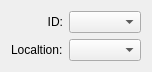
<?xml version="1.0" encoding="UTF-8"?>
<ui version="4.0">
 <class>TimeSeriesPropertiesWidgetForm</class>
 <widget class="QWidget" name="TimeSeriesPropertiesWidgetForm">
  <property name="geometry">
   <rect>
    <x>0</x>
    <y>0</y>
    <width>145</width>
    <height>68</height>
   </rect>
  </property>
  <property name="windowTitle">
   <string>Form</string>
  </property>
  <layout class="QGridLayout" name="gridLayout_2">
   <property name="sizeConstraint">
    <enum>QLayout::SetDefaultConstraint</enum>
   </property>
   <item row="0" column="0">
    <layout class="QGridLayout" name="gridLayout">
     <item row="0" column="0">
      <layout class="QVBoxLayout" name="verticalLayout">
       <item>
        <widget class="QLabel" name="m_idLabel">
         <property name="text">
          <string>ID:</string>
         </property>
         <property name="alignment">
          <set>Qt::AlignRight|Qt::AlignTrailing|Qt::AlignVCenter</set>
         </property>
        </widget>
       </item>
       <item>
        <widget class="QLabel" name="m_locationLabel">
         <property name="text">
          <string>Localtion:</string>
         </property>
        </widget>
       </item>
      </layout>
     </item>
     <item row="0" column="1">
      <layout class="QVBoxLayout" name="verticalLayout_2">
       <item>
        <widget class="QComboBox" name="m_idComboBox">
         <property name="sizePolicy">
          <sizepolicy hsizetype="Expanding" vsizetype="Fixed">
           <horstretch>0</horstretch>
           <verstretch>0</verstretch>
          </sizepolicy>
         </property>
        </widget>
       </item>
       <item>
        <widget class="QComboBox" name="m_locationComboBox">
         <property name="sizePolicy">
          <sizepolicy hsizetype="Expanding" vsizetype="Fixed">
           <horstretch>0</horstretch>
           <verstretch>0</verstretch>
          </sizepolicy>
         </property>
        </widget>
       </item>
      </layout>
     </item>
    </layout>
   </item>
  </layout>
 </widget>
 <resources/>
 <connections/>
</ui>
